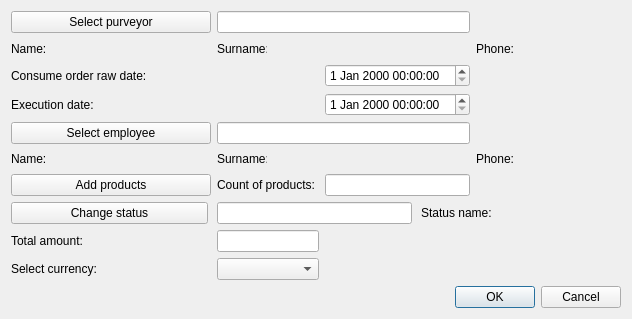
<?xml version="1.0" encoding="UTF-8"?>
<ui version="4.0">
 <class>CreateOrderRaw</class>
 <widget class="QDialog" name="CreateOrderRaw">
  <property name="geometry">
   <rect>
    <x>0</x>
    <y>0</y>
    <width>632</width>
    <height>319</height>
   </rect>
  </property>
  <property name="windowTitle">
   <string>Create/Update order raw</string>
  </property>
  <property name="locale">
   <locale language="English" country="UnitedStates"/>
  </property>
  <property name="modal">
   <bool>false</bool>
  </property>
  <layout class="QGridLayout" name="gridLayout">
   <property name="leftMargin">
    <number>11</number>
   </property>
   <property name="topMargin">
    <number>11</number>
   </property>
   <property name="rightMargin">
    <number>11</number>
   </property>
   <property name="bottomMargin">
    <number>11</number>
   </property>
   <item row="5" column="0">
    <widget class="QLabel" name="empNameLb">
     <property name="minimumSize">
      <size>
       <width>50</width>
       <height>0</height>
      </size>
     </property>
     <property name="maximumSize">
      <size>
       <width>50</width>
       <height>16777215</height>
      </size>
     </property>
     <property name="text">
      <string>Name:</string>
     </property>
    </widget>
   </item>
   <item row="9" column="0">
    <widget class="QLabel" name="currencyLb">
     <property name="text">
      <string>Select currency:</string>
     </property>
    </widget>
   </item>
   <item row="5" column="1">
    <widget class="QLabel" name="empNamePh">
     <property name="minimumSize">
      <size>
       <width>100</width>
       <height>0</height>
      </size>
     </property>
     <property name="font">
      <font>
       <family>Times New Roman</family>
       <pointsize>12</pointsize>
       <weight>75</weight>
       <italic>true</italic>
       <bold>true</bold>
      </font>
     </property>
     <property name="text">
      <string/>
     </property>
    </widget>
   </item>
   <item row="5" column="5">
    <widget class="QLabel" name="empPhonePh">
     <property name="minimumSize">
      <size>
       <width>100</width>
       <height>0</height>
      </size>
     </property>
     <property name="font">
      <font>
       <family>Times New Roman</family>
       <pointsize>12</pointsize>
       <weight>75</weight>
       <italic>true</italic>
       <bold>true</bold>
      </font>
     </property>
     <property name="text">
      <string/>
     </property>
    </widget>
   </item>
   <item row="5" column="3">
    <widget class="QLabel" name="empSurnamePh">
     <property name="minimumSize">
      <size>
       <width>100</width>
       <height>0</height>
      </size>
     </property>
     <property name="font">
      <font>
       <family>Times New Roman</family>
       <pointsize>12</pointsize>
       <weight>75</weight>
       <italic>true</italic>
       <bold>true</bold>
      </font>
     </property>
     <property name="text">
      <string/>
     </property>
    </widget>
   </item>
   <item row="5" column="2">
    <widget class="QLabel" name="empSurnameLb">
     <property name="minimumSize">
      <size>
       <width>50</width>
       <height>0</height>
      </size>
     </property>
     <property name="maximumSize">
      <size>
       <width>50</width>
       <height>16777215</height>
      </size>
     </property>
     <property name="text">
      <string>Surname:</string>
     </property>
    </widget>
   </item>
   <item row="5" column="4">
    <widget class="QLabel" name="empPhoneLb">
     <property name="text">
      <string>Phone:</string>
     </property>
    </widget>
   </item>
   <item row="8" column="0">
    <widget class="QLabel" name="sumLb">
     <property name="text">
      <string>Total amount:</string>
     </property>
    </widget>
   </item>
   <item row="1" column="0">
    <widget class="QLabel" name="prNameLb">
     <property name="minimumSize">
      <size>
       <width>50</width>
       <height>0</height>
      </size>
     </property>
     <property name="maximumSize">
      <size>
       <width>50</width>
       <height>16777215</height>
      </size>
     </property>
     <property name="text">
      <string>Name:</string>
     </property>
    </widget>
   </item>
   <item row="1" column="1">
    <widget class="QLabel" name="prNamePh">
     <property name="minimumSize">
      <size>
       <width>100</width>
       <height>0</height>
      </size>
     </property>
     <property name="font">
      <font>
       <family>Times New Roman</family>
       <pointsize>12</pointsize>
       <weight>75</weight>
       <italic>true</italic>
       <bold>true</bold>
      </font>
     </property>
     <property name="text">
      <string/>
     </property>
    </widget>
   </item>
   <item row="1" column="2">
    <widget class="QLabel" name="prSurnameLb">
     <property name="minimumSize">
      <size>
       <width>50</width>
       <height>0</height>
      </size>
     </property>
     <property name="maximumSize">
      <size>
       <width>50</width>
       <height>16777215</height>
      </size>
     </property>
     <property name="text">
      <string>Surname:</string>
     </property>
    </widget>
   </item>
   <item row="1" column="3">
    <widget class="QLabel" name="prSurnamePh">
     <property name="minimumSize">
      <size>
       <width>100</width>
       <height>0</height>
      </size>
     </property>
     <property name="font">
      <font>
       <family>Times New Roman</family>
       <pointsize>12</pointsize>
       <weight>75</weight>
       <italic>true</italic>
       <bold>true</bold>
      </font>
     </property>
     <property name="text">
      <string/>
     </property>
    </widget>
   </item>
   <item row="1" column="4">
    <widget class="QLabel" name="prPhoneLb">
     <property name="text">
      <string>Phone:</string>
     </property>
    </widget>
   </item>
   <item row="1" column="5">
    <widget class="QLabel" name="prPhonePh">
     <property name="minimumSize">
      <size>
       <width>100</width>
       <height>0</height>
      </size>
     </property>
     <property name="font">
      <font>
       <family>Times New Roman</family>
       <pointsize>12</pointsize>
       <weight>75</weight>
       <italic>true</italic>
       <bold>true</bold>
      </font>
     </property>
     <property name="text">
      <string/>
     </property>
    </widget>
   </item>
   <item row="9" column="2">
    <widget class="QComboBox" name="currencyCmb"/>
   </item>
   <item row="8" column="2">
    <widget class="QLineEdit" name="sumEdit">
     <property name="readOnly">
      <bool>true</bool>
     </property>
    </widget>
   </item>
   <item row="10" column="0" colspan="6">
    <layout class="QHBoxLayout" name="horizontalLayout">
     <item>
      <spacer name="horizontalSpacer">
       <property name="orientation">
        <enum>Qt::Horizontal</enum>
       </property>
       <property name="sizeHint" stdset="0">
        <size>
         <width>40</width>
         <height>20</height>
        </size>
       </property>
      </spacer>
     </item>
     <item>
      <widget class="QPushButton" name="okBtn">
       <property name="text">
        <string>OK</string>
       </property>
      </widget>
     </item>
     <item>
      <widget class="QPushButton" name="cancelBtn">
       <property name="text">
        <string>Cancel</string>
       </property>
      </widget>
     </item>
    </layout>
   </item>
   <item row="7" column="0" colspan="6">
    <widget class="QWidget" name="statusWidget" native="true">
     <layout class="QHBoxLayout" name="horizontalLayout_3">
      <property name="spacing">
       <number>9</number>
      </property>
      <property name="leftMargin">
       <number>0</number>
      </property>
      <property name="topMargin">
       <number>0</number>
      </property>
      <property name="rightMargin">
       <number>0</number>
      </property>
      <property name="bottomMargin">
       <number>0</number>
      </property>
      <item>
       <widget class="QPushButton" name="statusBtn">
        <property name="sizePolicy">
         <sizepolicy hsizetype="Fixed" vsizetype="Fixed">
          <horstretch>0</horstretch>
          <verstretch>0</verstretch>
         </sizepolicy>
        </property>
        <property name="minimumSize">
         <size>
          <width>197</width>
          <height>0</height>
         </size>
        </property>
        <property name="text">
         <string>Change status</string>
        </property>
       </widget>
      </item>
      <item>
       <widget class="QLineEdit" name="statusEdit">
        <property name="readOnly">
         <bool>true</bool>
        </property>
       </widget>
      </item>
      <item>
       <widget class="QLabel" name="statusLb">
        <property name="text">
         <string>Status name:</string>
        </property>
       </widget>
      </item>
      <item>
       <widget class="QLabel" name="statusPh">
        <property name="minimumSize">
         <size>
          <width>120</width>
          <height>0</height>
         </size>
        </property>
        <property name="font">
         <font>
          <family>Times New Roman</family>
          <pointsize>12</pointsize>
          <weight>75</weight>
          <italic>true</italic>
          <bold>true</bold>
         </font>
        </property>
        <property name="text">
         <string/>
        </property>
       </widget>
      </item>
     </layout>
    </widget>
   </item>
   <item row="2" column="3">
    <widget class="QDateTimeEdit" name="dateEdit"/>
   </item>
   <item row="3" column="0" colspan="4">
    <widget class="QWidget" name="execDateWidget" native="true">
     <layout class="QHBoxLayout" name="horizontalLayout_2">
      <property name="spacing">
       <number>9</number>
      </property>
      <property name="leftMargin">
       <number>0</number>
      </property>
      <property name="topMargin">
       <number>0</number>
      </property>
      <property name="rightMargin">
       <number>0</number>
      </property>
      <property name="bottomMargin">
       <number>0</number>
      </property>
      <item>
       <widget class="QLabel" name="execDateLb">
        <property name="sizePolicy">
         <sizepolicy hsizetype="Fixed" vsizetype="Preferred">
          <horstretch>0</horstretch>
          <verstretch>0</verstretch>
         </sizepolicy>
        </property>
        <property name="minimumSize">
         <size>
          <width>197</width>
          <height>0</height>
         </size>
        </property>
        <property name="text">
         <string>Execution date:</string>
        </property>
       </widget>
      </item>
      <item>
       <spacer name="horizontalSpacer_2">
        <property name="orientation">
         <enum>Qt::Horizontal</enum>
        </property>
        <property name="sizeHint" stdset="0">
         <size>
          <width>40</width>
          <height>20</height>
         </size>
        </property>
       </spacer>
      </item>
      <item>
       <widget class="QDateTimeEdit" name="execDateEdit">
        <property name="minimumSize">
         <size>
          <width>127</width>
          <height>0</height>
         </size>
        </property>
       </widget>
      </item>
     </layout>
    </widget>
   </item>
   <item row="6" column="3">
    <widget class="QLineEdit" name="prodCountEdit">
     <property name="readOnly">
      <bool>true</bool>
     </property>
    </widget>
   </item>
   <item row="6" column="2">
    <widget class="QLabel" name="prodCountLb">
     <property name="text">
      <string>Count of products:</string>
     </property>
    </widget>
   </item>
   <item row="0" column="0" colspan="2">
    <widget class="QPushButton" name="purveyorBtn">
     <property name="minimumSize">
      <size>
       <width>200</width>
       <height>0</height>
      </size>
     </property>
     <property name="text">
      <string>Select purveyor</string>
     </property>
    </widget>
   </item>
   <item row="2" column="0" colspan="2">
    <widget class="QLabel" name="dateLb">
     <property name="text">
      <string>Consume order raw date:</string>
     </property>
    </widget>
   </item>
   <item row="0" column="2" colspan="2">
    <widget class="QLineEdit" name="purveyorEdit">
     <property name="toolTip">
      <string>&lt;html&gt;&lt;head/&gt;&lt;body&gt;&lt;p&gt;Enter client ID&lt;/p&gt;&lt;/body&gt;&lt;/html&gt;</string>
     </property>
     <property name="readOnly">
      <bool>true</bool>
     </property>
    </widget>
   </item>
   <item row="4" column="2" colspan="2">
    <widget class="QLineEdit" name="employeeEdit">
     <property name="toolTip">
      <string>&lt;html&gt;&lt;head/&gt;&lt;body&gt;&lt;p&gt;Enter employee ID&lt;/p&gt;&lt;/body&gt;&lt;/html&gt;</string>
     </property>
     <property name="readOnly">
      <bool>true</bool>
     </property>
    </widget>
   </item>
   <item row="4" column="0" colspan="2">
    <widget class="QPushButton" name="employeeBtn">
     <property name="text">
      <string>Select employee</string>
     </property>
    </widget>
   </item>
   <item row="6" column="0" colspan="2">
    <widget class="QPushButton" name="addProdBtn">
     <property name="text">
      <string>Add products</string>
     </property>
    </widget>
   </item>
  </layout>
 </widget>
 <tabstops>
  <tabstop>purveyorBtn</tabstop>
  <tabstop>employeeBtn</tabstop>
  <tabstop>addProdBtn</tabstop>
  <tabstop>okBtn</tabstop>
  <tabstop>cancelBtn</tabstop>
 </tabstops>
 <resources/>
 <connections/>
</ui>
